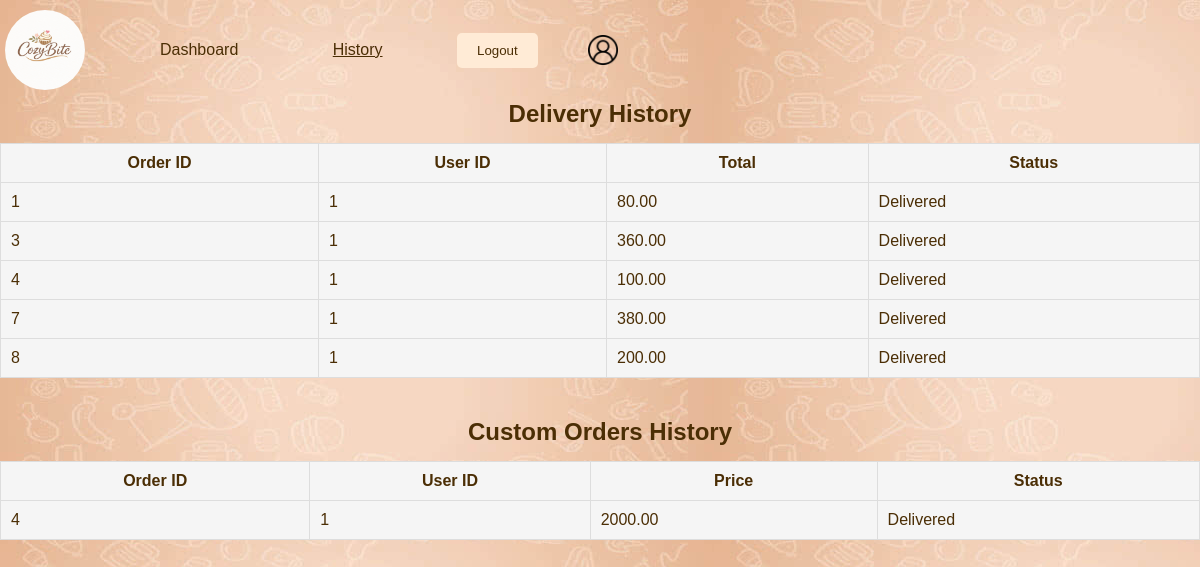
Screenshot of /history.php (signed in) with the database file from the repository.
### tables this page shows
CREATE TABLE `orders` (
  `id` int(11) NOT NULL,
  `user_id` int(11) DEFAULT NULL,
  `total_amount` decimal(10,2) DEFAULT NULL,
  `order_date` timestamp NOT NULL DEFAULT current_timestamp(),
  `status` varchar(50) DEFAULT NULL,
  `address` text DEFAULT NULL,
  `delivery_person_id` int(11) DEFAULT NULL
);

CREATE TABLE `custom_orders` (
  `id` int(11) NOT NULL,
  `user_id` int(11) DEFAULT NULL,
  `name` varchar(150) DEFAULT NULL,
  `phone` varchar(20) DEFAULT NULL,
  `email` varchar(150) DEFAULT NULL,
  `address` text DEFAULT NULL,
  `cake_type` varchar(100) DEFAULT NULL,
  `flavour` varchar(100) DEFAULT NULL,
  `size` varchar(50) DEFAULT NULL,
  `message` text DEFAULT NULL,
  `image` varchar(255) DEFAULT NULL,
  `request_date` timestamp NOT NULL DEFAULT current_timestamp(),
  `status` varchar(50) DEFAULT NULL,
  `delivery_person_id` int(11) DEFAULT NULL,
  `price` decimal(10,2) DEFAULT NULL,
  `payment_method` varchar(50) DEFAULT NULL,
  `payment_status` varchar(50) DEFAULT NULL,
  `advance_amount` decimal(10,2) DEFAULT NULL,
  `remaining_amount` decimal(10,2) DEFAULT NULL
);

### history.php (the view, shortened to what this page needs)
<?php
include '../db.php';
$delivery_id=$_SESSION['delivery_id'];
$sql="SELECT * FROM orders
WHERE delivery_person_id='$delivery_id'
AND status='Delivered'";
$result=mysqli_query($conn,$sql);
$custom_sql="SELECT * FROM custom_orders
WHERE delivery_person_id='$delivery_id'
AND status='Delivered'";
$custom_result=mysqli_query($conn,$custom_sql);
?>
<html>
<head> <link rel="stylesheet" href="../admin/style.css"> </head>
<body>
<div class="header">
<img src="../images/logo.png">
<nav>
<a href="dashboard.php">Dashboard</a>
<a href="history.php" style="text-decoration: underline;">History</a>
<button onclick="location.href='logout.php'" style="margin-left:50px;">Logout</button>
</nav>
<a href="profile.php" class="profileicon">
        <img src="../images/user.png" alt="Profile">
      </a>
</div>
<h2 style="text-align:center;">Delivery History</h2>
<table style="width:100%;border-collapse:collapse;margin-top:15px;">
<tr style="background:#f5f5f5;">
<th style="padding:10px;border:1px solid #ddd;">Order ID</th>
<th style="padding:10px;border:1px solid #ddd;">User ID</th>
<th style="padding:10px;border:1px solid #ddd;">Total</th>
<th style="padding:10px;border:1px solid #ddd;">Status</th>
</tr>
<?php while($row=mysqli_fetch_assoc($result)){ ?>
<tr style="background:#f5f5f5;">
<td style="padding:10px;border:1px solid #ddd;"><?php echo $row['id']; ?></td>
<td style="padding:10px;border:1px solid #ddd;"><?php echo $row['user_id']; ?></td>
<td style="padding:10px;border:1px solid #ddd;"><?php echo $row['total_amount']; ?></td>
<td style="padding:10px;border:1px solid #ddd;"><?php echo $row['status']; ?></td>
</tr>
<?php } ?>
</table>
<h2 style="text-align:center;margin-top:40px;">Custom Orders History</h2>
<table style="width:100%;border-collapse:collapse;margin-top:15px;">
<tr style="background:#f5f5f5;">
<th style="padding:10px;border:1px solid #ddd;">Order ID</th>
<th style="padding:10px;border:1px solid #ddd;">User ID</th>
<th style="padding:10px;border:1px solid #ddd;">Price</th>
<th style="padding:10px;border:1px solid #ddd;">Status</th>
</tr>
<?php while($row=mysqli_fetch_assoc($custom_result)){ ?>
<tr style="background:#f5f5f5;">
<td style="padding:10px;border:1px solid #ddd;"><?php echo $row['id']; ?></td>
<td style="padding:10px;border:1px solid #ddd;"><?php echo $row['user_id']; ?></td>
<td style="padding:10px;border:1px solid #ddd;"><?php echo $row['price']; ?></td>
<td style="padding:10px;border:1px solid #ddd;"><?php echo $row['status']; ?></td>
</tr>
<?php } ?>
</table>
</body>
</html>

### style.css (style rules this page uses)
* { font-family: Arial, sans-serif; margin:0px; padding:0px; }
body { position: relative; background:linear-gradient(rgba(0,0,0,0.0),rgba(0,0,0,0.0)),url("../images/restpage.jpg"); color: #4B2E05; min-height: 100vh; overflow-x: hidden; }
.header { display: flex; align-items:center; padding-top:5px; padding-bottom:5px; }
.header nav a { color:#4B2E05; text-decoration:none; margin-left: 70px; margin-right:20px; }
img { width: 80px; height: 80px; border-radius: 100%; display:block; padding:5px; }
.profileicon img { height: 30px; width: 30px; border-radius: 0%; cursor: pointer; padding-left:50px; }
button { background:#FFEBD6; border:none; color:#4B2E05; padding:10px 20px; border-radius:5px; cursor:pointer; }

### rows the page displays
orders: id "1", user "1", total_amount "80.00", status "Delivered"
orders: id "3", user "1", total_amount "360.00", status "Delivered"
orders: id "4", user "1", total_amount "100.00", status "Delivered"
orders: id "7", user "1", total_amount "380.00", status "Delivered"
orders: id "8", user "1", total_amount "200.00", status "Delivered"
custom_orders: id "4", user "1", price "2000.00", status "Delivered"
